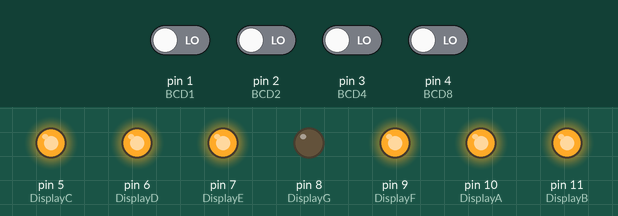
Simulated run of this sketch. Board: Arduino Uno, built with avr-gcc and run on an emulated ATmega328P. Parts: output pins drawn as LEDs (lit = HIGH). The inputs (shaded band) are chosen by the test bench; at power-on: pin 1 (BCD1), pin 2 (BCD2), pin 3 (BCD4), pin 4 (BCD8) LOW.

Above: at 1.2 s.
1.3 s: pin 1 (BCD1) driven HIGH
At 2.5 s:
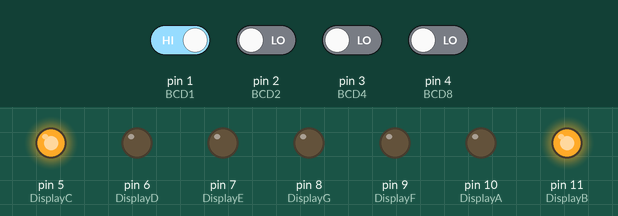
2.8 s: pin 2 (BCD2) driven HIGH
At 3.8 s:
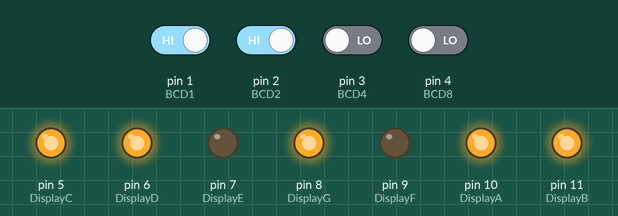
4.3 s: pin 3 (BCD4) driven HIGH
At 5.0 s:
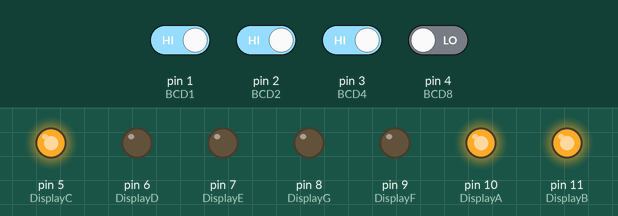
5.8 s: pin 4 (BCD8) driven HIGH
At 6.1 s:
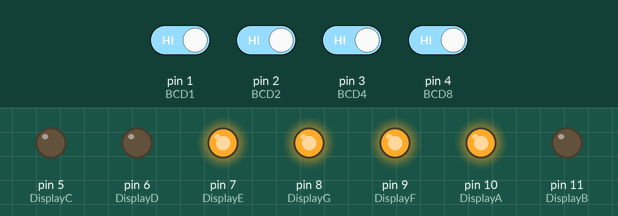
7.3 s: pin 1 (BCD1) driven LOW
At 8.5 s:
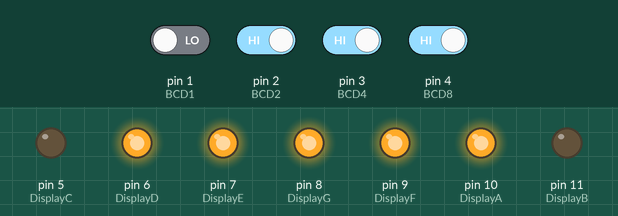
8.8 s: pin 2 (BCD2) driven LOW
At 9.6 s:
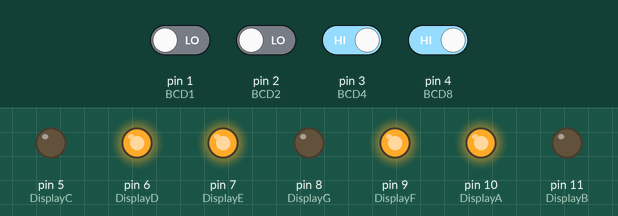
Timing chart, 0 to 11.3 s (numbered marks = the images above; inputs shaded):
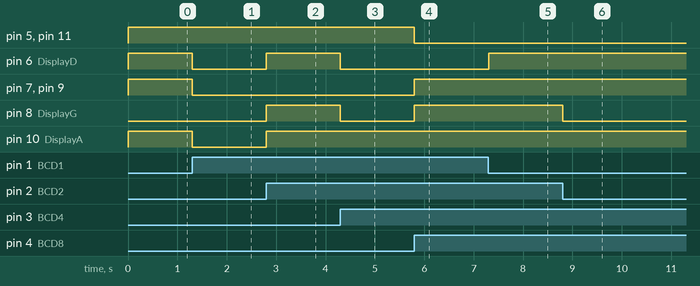

Measured:
- after the input at 1.3 s, pin 6 (DisplayD), pin 7 (DisplayE), pin 9 (DisplayF), pin 10 (DisplayA): HIGH → LOW at once
- after the input at 2.8 s, pin 6 (DisplayD), pin 8 (DisplayG), pin 10 (DisplayA): LOW → HIGH at once
- after the input at 4.3 s, pin 6 (DisplayD), pin 8 (DisplayG): HIGH → LOW at once
- after the input at 5.8 s, pin 5 (DisplayC), pin 11 (DisplayB): HIGH → LOW at once; pin 7 (DisplayE), pin 8 (DisplayG), pin 9 (DisplayF): LOW → HIGH at once
- after the input at 7.3 s, pin 6 (DisplayD): LOW → HIGH at once
- after the input at 8.8 s, pin 8 (DisplayG): HIGH → LOW at once

The sketch:

frantic_robo_wolt1.ino
```cpp
#define BCD8 4
#define BCD4 3
#define BCD2 2
#define BCD1 1

#define DisplayB 11
#define DisplayA 10
#define DisplayF 9
#define DisplayG 8
#define DisplayE 7
#define DisplayD 6
#define DisplayC 5


void acendeA(bool, bool, bool, bool);
void acendeB(bool, bool, bool, bool);
void acendeC(bool, bool, bool, bool);
void acendeD(bool, bool, bool, bool);
void acendeE(bool, bool, bool, bool);
void acendeF(bool, bool, bool, bool);
void acendeG(bool, bool, bool, bool);


void setup()
{

  pinMode(BCD8, INPUT);
  pinMode(BCD4, INPUT);
  pinMode(BCD2, INPUT);
  pinMode(BCD1, INPUT);


  pinMode(DisplayB, OUTPUT);
  pinMode(DisplayA, OUTPUT);
  pinMode(DisplayF, OUTPUT);
  pinMode(DisplayG, OUTPUT);
  pinMode(DisplayE, OUTPUT);
  pinMode(DisplayD, OUTPUT);
  pinMode(DisplayC, OUTPUT);
}


void loop()
{
	bool A = digitalRead(BCD8);
  	bool B = digitalRead(BCD4);
  	bool C = digitalRead(BCD2);
  	bool D = digitalRead(BCD1);

  	acendeA(A, B, C, D);
  	acendeB(A, B, C, D);
  	acendeC(A, B, C, D);
  	acendeD(A, B, C, D);
  	acendeE(A, B, C, D);
  	acendeF(A, B, C, D);
  	acendeG(A, B, C, D);

  	delay(1);
}

void acendeA(bool A, bool B, bool C, bool D) {
	bool isAceso = (!B && !D) || (!A && C) || (B && C) || (A && !B && !C) || (A && !D) || (!A && B && !C && D);
  	digitalWrite(DisplayA, isAceso);
}

void acendeB(bool A, bool B, bool C, bool D) {
  	bool isAceso = (!B && !D) || (!B && !C) || (!A && !C && !D) || (!A && C && D) || (A && !C && D);
  	digitalWrite(DisplayB, isAceso);
}


void acendeC(bool A, bool B, bool C, bool D) {
  	bool isAceso = (!A && B) || (A && !B) || (!C && D) || (!A && D) || (!A && !C);
  	digitalWrite(DisplayC, isAceso);
}

void acendeD(bool A, bool B, bool C, bool D) {
	bool isAceso = (!B && !C && !D) || (A && B && !C) || (B && !C && D) || (!B && C && D) || (B && C && !D) || (!A && C && !D);
  	digitalWrite(DisplayD, isAceso);
}


void acendeE(bool A, bool B, bool C, bool D) {
  	bool isAceso = (A && !D) || (A && C) || (A && B) || (C && !D) || (!B && !D);
  	digitalWrite(DisplayE, isAceso);
}


void acendeF(bool A, bool B, bool C, bool D) {
	bool isAceso = (!C && !D) || (A && !B) || (A && C) || (B && !D) || (!A && B && !C);
  	digitalWrite(DisplayF, isAceso);
}

void acendeG(bool A, bool B, bool C, bool D) {
  	bool isAceso = (A && D) || (A && C) || (A && !B) || (C && !D) || (!B && C) || (!A && B && !C);
  	digitalWrite(DisplayG, isAceso);
}
```
